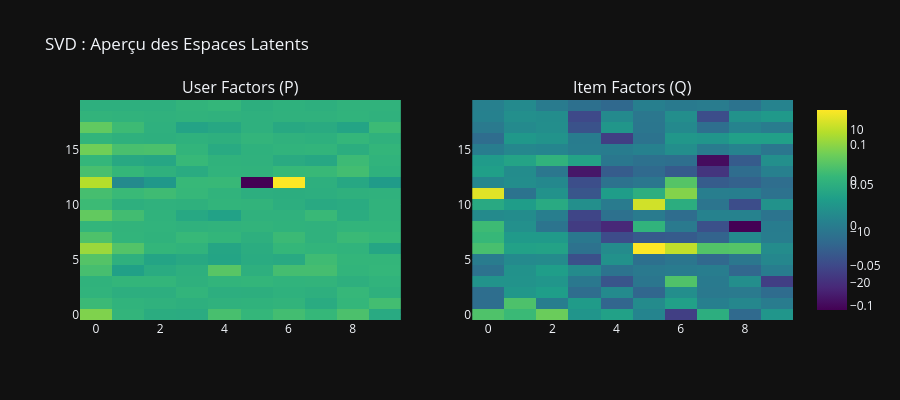

The cell this chart's notebook holds for it:
### Markdown cell above
### 5.2.1 Visualisation des Facteurs SVD

La SVD décompose la matrice de notes en trois matrices : $R \approx P \cdot Q^T$.
- **P (User Factors)** : Représente les utilisateurs dans un espace "latent" (goûts cachés).
- **Q (Item Factors)** : Représente les films dans ce même espace.

Une prédiction est simplement le produit scalaire entre un vecteur utilisateur et un vecteur film.

### Code cell
# 1. Visualisation des Matrices de Facteurs (sous-échantillon)
n_users_viz = 20
n_items_viz = 20
n_factors_viz = 10

fig_svd = make_subplots(
    rows=1, cols=2,
    subplot_titles=("User Factors (P)", "Item Factors (Q)")
)

fig_svd.add_trace(
    go.Heatmap(z=user_factors[:n_users_viz, :n_factors_viz], 
               colorscale='Viridis', name='Users'),
    row=1, col=1
)

fig_svd.add_trace(
    go.Heatmap(z=item_factors[:n_items_viz, :n_factors_viz], 
               colorscale='Viridis', name='Items'),
    row=1, col=2
)

fig_svd.update_layout(height=400, title_text="SVD : Aperçu des Espaces Latents", template="plotly_dark")
fig_svd.show()

# 2. Démonstration du processus de prédiction
u_sample, i_sample = 0, 0
u_id = list(user_map.keys())[u_sample]
i_id = list(item_map.keys())[i_sample]
title = movies[movies['movie_id'] == i_id]['title'].values[0]

u_vec = user_factors[u_sample]
i_vec = item_factors[i_sample]
dot_prod = np.dot(u_vec, i_vec)
final_pred = global_mean + dot_prod

print(f"🔍 Processus de prédiction SVD pour l'utilisateur {u_id} et le film '{title}':")
print(f"   1. Moyenne globale (Baseline) : {global_mean:.2f}")
print(f"   2. Interaction (Produit scalaire P . Q) : {dot_prod:.4f}")
print(f"   3. Prédiction finale : {final_pred:.2f}")

### Figure 1 — Plotly figure (JSON) as saved in the notebook; plotly's stock layout.template omitted (floating-point values rounded to 4 significant figures; data arrays with more than 128 entries replaced by an {"elided": "..."} marker saying what was removed)
{"data": [{"colorscale": [[0, "#440154"], [0.1111, "#482878"], [0.2222, "#3e4989"], [0.3333, "#31688e"], [0.4444, "#26828e"], [0.5556, "#1f9e89"], [0.6667, "#35b779"], [0.7778, "#6ece58"], [0.8889, "#b5de2b"], [1, "#fde725"]], "name": "Users", "type": "heatmap", "xaxis": "x", "yaxis": "y", "z": {"elided": "20x10 float values"}}, {"colorscale": [[0, "#440154"], [0.1111, "#482878"], [0.2222, "#3e4989"], [0.3333, "#31688e"], [0.4444, "#26828e"], [0.5556, "#1f9e89"], [0.6667, "#35b779"], [0.7778, "#6ece58"], [0.8889, "#b5de2b"], [1, "#fde725"]], "name": "Items", "type": "heatmap", "xaxis": "x2", "yaxis": "y2", "z": {"elided": "20x10 float values"}}], "layout": {"annotations": [{"font": {"size": 16}, "showarrow": false, "text": "User Factors (P)", "x": 0.225, "xanchor": "center", "xref": "paper", "y": 1, "yanchor": "bottom", "yref": "paper"}, {"font": {"size": 16}, "showarrow": false, "text": "Item Factors (Q)", "x": 0.775, "xanchor": "center", "xref": "paper", "y": 1, "yanchor": "bottom", "yref": "paper"}], "height": 400, "title": {"text": "SVD : Aperçu des Espaces Latents"}, "xaxis": {"anchor": "y", "domain": [0, 0.45]}, "xaxis2": {"anchor": "y2", "domain": [0.55, 1]}, "yaxis": {"anchor": "x", "domain": [0, 1]}, "yaxis2": {"anchor": "x2", "domain": [0, 1]}}}
